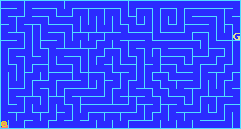
#> input picture python/MazeCraze/images/snailmaze00.png, 241 x 129 px, found by its file name
$ python __init__.py
#> lines starting #> are read from the running program, lines starting #| are printed output that depends on the picture; pictures that were not available may be replaced by others from this repository, and a replacement may not be noted
### python/MazeCraze/src/cell.py
from cv2 import matchTemplate, TM_CCOEFF_NORMED
import numpy as np

# Handles the initliasation and properties of each 9x9 cell in the image

class cell:
    # xy1 - (x, y) of the top-left px of the cell
    # xy2 - top right
    # xy3 - bottom left
    # xy4 - bottom right
    def __init__(self, maze, xy1, xy4, blank, wall):
        self.xy1 = xy1
        self.xy2 = (xy1[0], xy1[1] + 8)
        self.xy3 = (xy4[0], xy4[1] - 8)
        self.xy4 = xy4
        self.center = (xy1[0] + 4, xy1[1] + 4)
        self.special = None

        # if wall is present on a direction it will be false
        # LEFT, TOP, RIGHT, BOTTOM
        self.valids = [
            self.is_wall(maze, self.xy1, self.xy3, blank, wall),
            self.is_wall(maze, self.xy1, self.xy2, blank, wall),
            self.is_wall(maze, self.xy2, self.xy4, blank, wall),
            self.is_wall(maze, self.xy3, self.xy4, blank, wall)
        ]
        #self.special = self.is_special(maze, (self.xy1[0] + 1, self.xy1[1] + 1))

    def is_wall(self, maze, a, b, blank, wall):
        ax = a[0]
        ay = a[1]
        bx = b[0]
        by = b[1]
        check = [a]
        wall_count = 0

        # directional check
        # if vertical
        if ay == by:
            for i in range(1, 9):
                check.append((ax + i, ay))

        # is horizontal
        # ax == bx
        else:
            for i in range(1, 9):
                check.append((ax, ay + i))

        # check becomes a list of coordinates between a and b
        # use this list of coords to save the px values between a and b
        for c in check:
                if maze[c[0]][c[1]] == wall:
                    wall_count += 1

        # if half of the 8 pixels are not walls then return True as a valid path
        if wall_count <= 4:
            return True
        else:
            return False

    def is_special(self, maze, snail, goal):
        # a is top left corner of the cell + 1 and -1 from the bottom right
        # For example, when plugging the cell on (0, 0), (8, 8). The a and b values would be (1, 1), (7, 7)

        # checker is a manually generated img based on the 8x8 area inside a 9x9 cell
        # cv2.matchTemplate is then used to compare checker to a 8x8 images of ../images/snail.png and ../images/goal.png
        ax = self.xy1[0] + 1
        ay = self.xy1[1] + 1
        checker = np.empty((7, 7), dtype='uint8')
        for x in range(0, 7):
            for y in range(0, 7):
                checker[x][y] = maze[ax + y][ay + x]

        result1 = float(matchTemplate(checker, snail, TM_CCOEFF_NORMED))
        if result1 >= 0.1:
            #
            print(f'DEBUG: Cell starting at ({self.xy1[0]}, {self.xy1[1]}) has the snail')
            self.special = 'snail'
            return "snail"

        result2 = float(matchTemplate(checker, goal, TM_CCOEFF_NORMED))
        if result2 >= 0.1:
            #
            print(f'DEBUG: Cell starting at ({self.xy1[0]}, {self.xy1[1]}) has the goal')
            self.special = 'goal'
            return "goal"

        # FOR DEBUGGING
        if result1 > 0.0 or result1 > 0.0:
            return (result1, result2)

        else:
            return None


### python/MazeCraze/src/__init__.py
import cv2
import os
import sys
import numpy as np
import copy
from cell import *
from path import *

def main():
    '''
    if len(sys.argv) != 2:
        print("Need one argument.")
        return -1
    '''
    try:
        # img is a numpy array
        # len(img) is the x axis
        # len(img[0]) is the y axis
        # (x, y)
        # For example, img[0][0] = [255, 221, 81]
        # This corressponds to the RGB values, but BGR.
        # 81 - Blue
        # 221 - Green
        # 255 - Red
        #img = cv2.imread(sys.argv[1], cv2.IMREAD_COLOR)
        img = cv2.imread("C:\\Users\\12045\\Mystuff\\python\\MazeCraze\\images\snailmaze00.png", cv2.IMREAD_COLOR)
#> img is the input picture: shape (129, 241, 3); mean B, G, R 254.7, 67.5, 48.6
        grey_img = cv2.cvtColor(img, cv2.COLOR_BGR2GRAY)
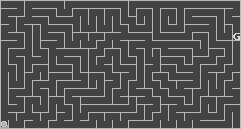
#> grey_img: shape (129, 241); min 67, max 213, mean 83

    except FileNotFoundError:
        print("File not found.")
        return -1
    except:
        print("Invalid image")
        return -1

    '''
    # Remove the last x axis and the first y axis to make the img divisible by 8
    grey_img = grey_img[:-1] # remove last row
    grey_img = np.delete(grey_img, 0, axis=1) #remove first column
    '''

    # Using list.count(), this counts the occurrances of pixel greyscale colours.
    # The color with the highest occurrances is most likely the "blank" pixel
    # The color with the 2nd highest is most likely the "wall" pixel
    blank = 0
    wall = 0
    occurs = [0] * 256

    for y in grey_img:
        y = y.tolist()
        for occur in range(0, 256):
            occurs[occur] += y.count(occur)
#> this loop made 129 passes
#> after the loop, occurs = 256 values, max 26797 at index 67, min 0 at index 0, mean 121.4

    blank = occurs.index(max(occurs)) # save index of most occurences
#> blank = 67
    occurs[occurs.index(max(occurs))] = 0
    wall = occurs.index(max(occurs)) # save index of 2nd highest
#> wall = 183

    # Divide the image into a 9x9 square grid and assign each 9x9 pixel square attributes that describe passable walls
    # These squares are strictly logical and will not overwrite the np array generated by cv2
    # Reminder: [y][x]
    '''
    middle of square is (4, 4), (4, 5), (5, 4), (5, 5)
    '''
    # Generate an empty 2D list to fill with cells
    # rows then columns
    cells = [[None for _ in range(int(len(grey_img[0]) / 8))] for _ in range(int(len(grey_img) / 8))]
#> cells = 16 items
    valid = []

    for x, row in enumerate(grey_img):
        for y, px in enumerate(row):
            if x % 8 == 0 and y % 8 == 0:
                valid.append((x, y))
#> after the loop, valid = 527 pairs, first value 0 to 128, second value 0 to 240

    for v in valid:
        x, y= v[0], v[1]
        try:
            # if out of bounds
            if (x + 8, y + 8) not in valid:
                continue

            cells[int(x/8)][int(y/8)] = cell(grey_img, (x, y), (x + 8, y + 8), blank, wall)
        except IndexError:
            pass
#> this loop made 527 passes
#> v on passes 21 to 23: (0, 160), (0, 168), (0, 176)

    # Determine the start and finish line of the maze
    snail = cv2.imread("C:\\Users\\12045\\Mystuff\\python\\MazeCraze\\images\\snail.png", cv2.IMREAD_GRAYSCALE)
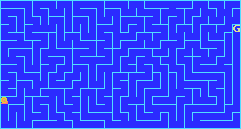
#> input picture python/MazeCraze/images/snailmaze01.png, 241 x 129 px, given in place of snail.png, which was not available
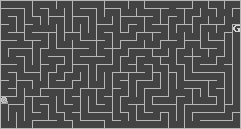
#> snail: shape (129, 241); min 67, max 213, mean 83
    goal = cv2.imread("C:\\Users\\12045\\Mystuff\\python\\MazeCraze\\images\\goal.png", cv2.IMREAD_GRAYSCALE)
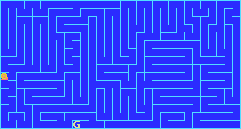
#> input picture python/MazeCraze/images/snailmaze02.png, 241 x 129 px, given in place of goal.png, which was not available
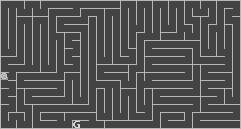
#> goal: shape (129, 241); min 67, max 213, mean 83

    # read grey_img from left to right then move to next line
    for x in range(0, len(cells)):
        for y in range(0, len(cells[0])):
            result = cells[x][y].is_special(grey_img, snail, goal)
            if result == "snail":
                start = (x, y)
            elif result == "goal":
                end = (x, y)
            elif isinstance(result, tuple):
                print("Consider tweaking the values on the if statements for line 70 and 77 on maze.py\nSNAIL {result[0]}, GOAL {result[1]}")
#> this loop made 1 pass

    # The image is now divided into 9x9 px squares with overlapping x, y coordinates.
    # cells has a row and column length based on the number of 9x9 squares
    #
    # For example: cells[0][0] is the top left 9x9 square, (0, 0) is the top left corner and (8, 8) is the bottom right
    # cells[1][2] is 1 row below [0][0] and 2 cells to the right. (16, 8) is the top left, (16, 24) is the bottom right.
    # The image is now formatted to be more readable for routing algorithms.

    # direction = (0, 1, 2, 3)
    # LEFT TOP RIGHT BOTTOM
    # x, y = the coords of current cell
    #
    def pathing(x, y, cells, current_cell, current_path):
        for direction, route in enumerate(current_cell.valids):
                # set new coords to the next valid cell
                if route:
                    match direction:
                        case 0:
                            temp = (x, y - 1)
                        case 1:
                            temp = (x - 1, y)
                        case 2:
                            temp = (x, y + 1)
                        case 3:
                            temp = (x + 1, y)

                    # if this cell previously not taken by this path
                    if temp not in current_path.route and current_cell.special is not False:
                        x, y = temp[0], temp[1]
                        # current_path.traverse() to record the paths taken
                        # (x, y) of the next valid cell
                        current_path.traverse((x, y))

                        # clone the path object with different references in memory
                        new_path = copy.deepcopy(current_path)

                        if cells[x][y].special != 'goal':
                            pathing(x, y, cells, cells[x][y], new_path)
                        else:
                            return current_path
                    # else this path is dead because it reached a dead end or is trying to double back
                    else:
                        # this cell is flagged as False and will not be used further on
                        cells[temp[0]][temp[1]].special = False
                        continue


    # %%
    starting_path = path(start, end)
    a = []
    a.append(pathing(15, 0, cells, cells[x][y], starting_path))
    print(a)

if __name__ == '__main__':
#> (the run stopped early here; a loop or call above may not have finished)
